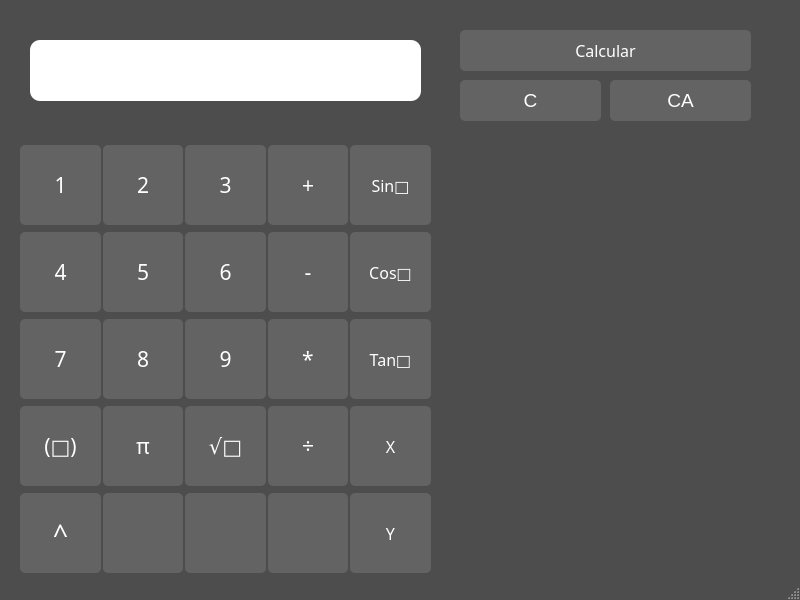
<?xml version="1.0" encoding="UTF-8"?>
<ui version="4.0">
 <class>MainWindow</class>
 <widget class="QMainWindow" name="MainWindow">
  <property name="geometry">
   <rect>
    <x>0</x>
    <y>0</y>
    <width>800</width>
    <height>600</height>
   </rect>
  </property>
  <property name="minimumSize">
   <size>
    <width>800</width>
    <height>600</height>
   </size>
  </property>
  <property name="maximumSize">
   <size>
    <width>800</width>
    <height>600</height>
   </size>
  </property>
  <property name="font">
   <font>
    <family>Sans Serif Collection</family>
   </font>
  </property>
  <property name="windowTitle">
   <string>Calculadora de Integrales</string>
  </property>
  <property name="windowOpacity">
   <double>1.000000000000000</double>
  </property>
  <property name="layoutDirection">
   <enum>Qt::LeftToRight</enum>
  </property>
  <property name="autoFillBackground">
   <bool>false</bool>
  </property>
  <property name="styleSheet">
   <string notr="true">#MainWindow{

	background-color:#4d4d4d
}

#centralwidget{	
	background-color: #4d4d4d
}

QPushButton{
		background-color: #636363;
		border-radius:5px	;
		color:white;
		border:none;
}

QPushButton:hover{
	background-color:#737373;
		border:2px ;
}</string>
  </property>
  <property name="tabShape">
   <enum>QTabWidget::Rounded</enum>
  </property>
  <widget class="QWidget" name="centralwidget">
   <widget class="QPushButton" name="btnCalcular">
    <property name="geometry">
     <rect>
      <x>460</x>
      <y>30</y>
      <width>291</width>
      <height>41</height>
     </rect>
    </property>
    <property name="font">
     <font>
      <family>Sans Serif Collection</family>
      <pointsize>12</pointsize>
     </font>
    </property>
    <property name="cursor">
     <cursorShape>PointingHandCursor</cursorShape>
    </property>
    <property name="styleSheet">
     <string notr="true">#btnPrint{
	background-color: #96adc8;
	color: #FFFFFF;
	border: none
}

#btnPrint:hover{
	background-color:#7C94B0 ;
	color:black
}</string>
    </property>
    <property name="text">
     <string>Calcular</string>
    </property>
   </widget>
   <widget class="QWidget" name="gridLayoutWidget">
    <property name="geometry">
     <rect>
      <x>20</x>
      <y>140</y>
      <width>411</width>
      <height>441</height>
     </rect>
    </property>
    <layout class="QGridLayout" name="gridLayout" rowstretch="0,0,0,0,0" columnstretch="0,0,0,0,0">
     <property name="spacing">
      <number>2</number>
     </property>
     <item row="0" column="0">
      <widget class="QPushButton" name="btn1">
       <property name="minimumSize">
        <size>
         <width>70</width>
         <height>60</height>
        </size>
       </property>
       <property name="maximumSize">
        <size>
         <width>90</width>
         <height>80</height>
        </size>
       </property>
       <property name="font">
        <font>
         <family>Sans Serif Collection</family>
         <pointsize>16</pointsize>
        </font>
       </property>
       <property name="cursor">
        <cursorShape>PointingHandCursor</cursorShape>
       </property>
       <property name="styleSheet">
        <string notr="true"/>
       </property>
       <property name="text">
        <string>1</string>
       </property>
      </widget>
     </item>
     <item row="0" column="1">
      <widget class="QPushButton" name="btn2">
       <property name="minimumSize">
        <size>
         <width>70</width>
         <height>60</height>
        </size>
       </property>
       <property name="maximumSize">
        <size>
         <width>90</width>
         <height>80</height>
        </size>
       </property>
       <property name="font">
        <font>
         <family>Sans Serif Collection</family>
         <pointsize>16</pointsize>
        </font>
       </property>
       <property name="cursor">
        <cursorShape>PointingHandCursor</cursorShape>
       </property>
       <property name="text">
        <string>2</string>
       </property>
      </widget>
     </item>
     <item row="0" column="4">
      <widget class="QPushButton" name="btnSin">
       <property name="minimumSize">
        <size>
         <width>70</width>
         <height>60</height>
        </size>
       </property>
       <property name="maximumSize">
        <size>
         <width>90</width>
         <height>80</height>
        </size>
       </property>
       <property name="font">
        <font>
         <family>Sans Serif Collection</family>
         <pointsize>12</pointsize>
        </font>
       </property>
       <property name="cursor">
        <cursorShape>PointingHandCursor</cursorShape>
       </property>
       <property name="text">
        <string>Sin□</string>
       </property>
      </widget>
     </item>
     <item row="1" column="0">
      <widget class="QPushButton" name="btn4">
       <property name="minimumSize">
        <size>
         <width>70</width>
         <height>60</height>
        </size>
       </property>
       <property name="maximumSize">
        <size>
         <width>90</width>
         <height>80</height>
        </size>
       </property>
       <property name="font">
        <font>
         <family>Sans Serif Collection</family>
         <pointsize>16</pointsize>
        </font>
       </property>
       <property name="cursor">
        <cursorShape>PointingHandCursor</cursorShape>
       </property>
       <property name="text">
        <string>4</string>
       </property>
      </widget>
     </item>
     <item row="0" column="2">
      <widget class="QPushButton" name="btn3">
       <property name="minimumSize">
        <size>
         <width>70</width>
         <height>60</height>
        </size>
       </property>
       <property name="maximumSize">
        <size>
         <width>90</width>
         <height>80</height>
        </size>
       </property>
       <property name="font">
        <font>
         <family>Sans Serif Collection</family>
         <pointsize>16</pointsize>
        </font>
       </property>
       <property name="cursor">
        <cursorShape>PointingHandCursor</cursorShape>
       </property>
       <property name="text">
        <string>3</string>
       </property>
      </widget>
     </item>
     <item row="4" column="0">
      <widget class="QPushButton" name="btnCuadrado">
       <property name="minimumSize">
        <size>
         <width>70</width>
         <height>60</height>
        </size>
       </property>
       <property name="maximumSize">
        <size>
         <width>90</width>
         <height>80</height>
        </size>
       </property>
       <property name="font">
        <font>
         <family>Sans Serif Collection</family>
         <pointsize>20</pointsize>
        </font>
       </property>
       <property name="cursor">
        <cursorShape>PointingHandCursor</cursorShape>
       </property>
       <property name="text">
        <string>^</string>
       </property>
      </widget>
     </item>
     <item row="0" column="3">
      <widget class="QPushButton" name="btnSuma">
       <property name="minimumSize">
        <size>
         <width>70</width>
         <height>60</height>
        </size>
       </property>
       <property name="maximumSize">
        <size>
         <width>90</width>
         <height>80</height>
        </size>
       </property>
       <property name="font">
        <font>
         <family>Sans Serif Collection</family>
         <pointsize>16</pointsize>
        </font>
       </property>
       <property name="cursor">
        <cursorShape>PointingHandCursor</cursorShape>
       </property>
       <property name="text">
        <string>+</string>
       </property>
      </widget>
     </item>
     <item row="4" column="1">
      <widget class="QPushButton" name="btnIntegralDef">
       <property name="minimumSize">
        <size>
         <width>70</width>
         <height>60</height>
        </size>
       </property>
       <property name="maximumSize">
        <size>
         <width>90</width>
         <height>80</height>
        </size>
       </property>
       <property name="cursor">
        <cursorShape>PointingHandCursor</cursorShape>
       </property>
       <property name="text">
        <string/>
       </property>
       <property name="iconSize">
        <size>
         <width>40</width>
         <height>40</height>
        </size>
       </property>
      </widget>
     </item>
     <item row="4" column="2">
      <widget class="QPushButton" name="btnIntegral">
       <property name="minimumSize">
        <size>
         <width>0</width>
         <height>60</height>
        </size>
       </property>
       <property name="maximumSize">
        <size>
         <width>90</width>
         <height>80</height>
        </size>
       </property>
       <property name="cursor">
        <cursorShape>PointingHandCursor</cursorShape>
       </property>
       <property name="text">
        <string/>
       </property>
       <property name="iconSize">
        <size>
         <width>30</width>
         <height>30</height>
        </size>
       </property>
      </widget>
     </item>
     <item row="4" column="3">
      <widget class="QPushButton" name="btnDerivada">
       <property name="minimumSize">
        <size>
         <width>70</width>
         <height>60</height>
        </size>
       </property>
       <property name="maximumSize">
        <size>
         <width>90</width>
         <height>80</height>
        </size>
       </property>
       <property name="cursor">
        <cursorShape>PointingHandCursor</cursorShape>
       </property>
       <property name="text">
        <string/>
       </property>
       <property name="iconSize">
        <size>
         <width>50</width>
         <height>50</height>
        </size>
       </property>
      </widget>
     </item>
     <item row="2" column="0">
      <widget class="QPushButton" name="btn7">
       <property name="minimumSize">
        <size>
         <width>70</width>
         <height>60</height>
        </size>
       </property>
       <property name="maximumSize">
        <size>
         <width>90</width>
         <height>80</height>
        </size>
       </property>
       <property name="font">
        <font>
         <family>Sans Serif Collection</family>
         <pointsize>16</pointsize>
        </font>
       </property>
       <property name="cursor">
        <cursorShape>PointingHandCursor</cursorShape>
       </property>
       <property name="text">
        <string>7</string>
       </property>
      </widget>
     </item>
     <item row="4" column="4">
      <widget class="QPushButton" name="btnY">
       <property name="minimumSize">
        <size>
         <width>70</width>
         <height>60</height>
        </size>
       </property>
       <property name="maximumSize">
        <size>
         <width>90</width>
         <height>80</height>
        </size>
       </property>
       <property name="font">
        <font>
         <family>Sans Serif Collection</family>
         <pointsize>12</pointsize>
        </font>
       </property>
       <property name="cursor">
        <cursorShape>PointingHandCursor</cursorShape>
       </property>
       <property name="text">
        <string>Y</string>
       </property>
      </widget>
     </item>
     <item row="3" column="0">
      <widget class="QPushButton" name="btnParentesis">
       <property name="minimumSize">
        <size>
         <width>70</width>
         <height>60</height>
        </size>
       </property>
       <property name="maximumSize">
        <size>
         <width>90</width>
         <height>80</height>
        </size>
       </property>
       <property name="font">
        <font>
         <family>Sans Serif Collection</family>
         <pointsize>16</pointsize>
        </font>
       </property>
       <property name="cursor">
        <cursorShape>PointingHandCursor</cursorShape>
       </property>
       <property name="text">
        <string>(□)</string>
       </property>
      </widget>
     </item>
     <item row="1" column="1">
      <widget class="QPushButton" name="btn5">
       <property name="minimumSize">
        <size>
         <width>70</width>
         <height>60</height>
        </size>
       </property>
       <property name="maximumSize">
        <size>
         <width>90</width>
         <height>80</height>
        </size>
       </property>
       <property name="font">
        <font>
         <family>Sans Serif Collection</family>
         <pointsize>16</pointsize>
        </font>
       </property>
       <property name="cursor">
        <cursorShape>PointingHandCursor</cursorShape>
       </property>
       <property name="text">
        <string>5</string>
       </property>
      </widget>
     </item>
     <item row="1" column="2">
      <widget class="QPushButton" name="btn6">
       <property name="minimumSize">
        <size>
         <width>70</width>
         <height>60</height>
        </size>
       </property>
       <property name="maximumSize">
        <size>
         <width>90</width>
         <height>80</height>
        </size>
       </property>
       <property name="font">
        <font>
         <family>Sans Serif Collection</family>
         <pointsize>16</pointsize>
        </font>
       </property>
       <property name="cursor">
        <cursorShape>PointingHandCursor</cursorShape>
       </property>
       <property name="text">
        <string>6</string>
       </property>
      </widget>
     </item>
     <item row="1" column="3">
      <widget class="QPushButton" name="btnResta">
       <property name="minimumSize">
        <size>
         <width>70</width>
         <height>60</height>
        </size>
       </property>
       <property name="maximumSize">
        <size>
         <width>90</width>
         <height>80</height>
        </size>
       </property>
       <property name="font">
        <font>
         <family>Sans Serif Collection</family>
         <pointsize>16</pointsize>
        </font>
       </property>
       <property name="cursor">
        <cursorShape>PointingHandCursor</cursorShape>
       </property>
       <property name="text">
        <string>-</string>
       </property>
      </widget>
     </item>
     <item row="1" column="4">
      <widget class="QPushButton" name="btnCos">
       <property name="minimumSize">
        <size>
         <width>70</width>
         <height>60</height>
        </size>
       </property>
       <property name="maximumSize">
        <size>
         <width>90</width>
         <height>80</height>
        </size>
       </property>
       <property name="font">
        <font>
         <family>Sans Serif Collection</family>
         <pointsize>12</pointsize>
        </font>
       </property>
       <property name="cursor">
        <cursorShape>PointingHandCursor</cursorShape>
       </property>
       <property name="text">
        <string>Cos□</string>
       </property>
      </widget>
     </item>
     <item row="2" column="1">
      <widget class="QPushButton" name="btn8">
       <property name="minimumSize">
        <size>
         <width>70</width>
         <height>60</height>
        </size>
       </property>
       <property name="maximumSize">
        <size>
         <width>90</width>
         <height>80</height>
        </size>
       </property>
       <property name="font">
        <font>
         <family>Sans Serif Collection</family>
         <pointsize>16</pointsize>
        </font>
       </property>
       <property name="cursor">
        <cursorShape>PointingHandCursor</cursorShape>
       </property>
       <property name="text">
        <string>8</string>
       </property>
      </widget>
     </item>
     <item row="2" column="2">
      <widget class="QPushButton" name="btn9">
       <property name="minimumSize">
        <size>
         <width>70</width>
         <height>60</height>
        </size>
       </property>
       <property name="maximumSize">
        <size>
         <width>90</width>
         <height>80</height>
        </size>
       </property>
       <property name="font">
        <font>
         <family>Sans Serif Collection</family>
         <pointsize>16</pointsize>
        </font>
       </property>
       <property name="cursor">
        <cursorShape>PointingHandCursor</cursorShape>
       </property>
       <property name="text">
        <string>9</string>
       </property>
      </widget>
     </item>
     <item row="2" column="3">
      <widget class="QPushButton" name="btnMultiplicar">
       <property name="minimumSize">
        <size>
         <width>70</width>
         <height>60</height>
        </size>
       </property>
       <property name="maximumSize">
        <size>
         <width>90</width>
         <height>80</height>
        </size>
       </property>
       <property name="font">
        <font>
         <family>Sans Serif Collection</family>
         <pointsize>16</pointsize>
        </font>
       </property>
       <property name="cursor">
        <cursorShape>PointingHandCursor</cursorShape>
       </property>
       <property name="text">
        <string>*</string>
       </property>
      </widget>
     </item>
     <item row="2" column="4">
      <widget class="QPushButton" name="btnTan">
       <property name="minimumSize">
        <size>
         <width>70</width>
         <height>60</height>
        </size>
       </property>
       <property name="maximumSize">
        <size>
         <width>90</width>
         <height>80</height>
        </size>
       </property>
       <property name="font">
        <font>
         <family>Sans Serif Collection</family>
         <pointsize>12</pointsize>
        </font>
       </property>
       <property name="cursor">
        <cursorShape>PointingHandCursor</cursorShape>
       </property>
       <property name="text">
        <string>Tan□</string>
       </property>
      </widget>
     </item>
     <item row="3" column="1">
      <widget class="QPushButton" name="btnPi">
       <property name="minimumSize">
        <size>
         <width>70</width>
         <height>60</height>
        </size>
       </property>
       <property name="maximumSize">
        <size>
         <width>90</width>
         <height>80</height>
        </size>
       </property>
       <property name="font">
        <font>
         <family>Sans Serif Collection</family>
         <pointsize>16</pointsize>
        </font>
       </property>
       <property name="cursor">
        <cursorShape>PointingHandCursor</cursorShape>
       </property>
       <property name="text">
        <string>π</string>
       </property>
      </widget>
     </item>
     <item row="3" column="2">
      <widget class="QPushButton" name="btnRaiz">
       <property name="minimumSize">
        <size>
         <width>70</width>
         <height>60</height>
        </size>
       </property>
       <property name="maximumSize">
        <size>
         <width>90</width>
         <height>80</height>
        </size>
       </property>
       <property name="font">
        <font>
         <family>Sans Serif Collection</family>
         <pointsize>16</pointsize>
        </font>
       </property>
       <property name="cursor">
        <cursorShape>PointingHandCursor</cursorShape>
       </property>
       <property name="text">
        <string>√□</string>
       </property>
      </widget>
     </item>
     <item row="3" column="3">
      <widget class="QPushButton" name="btnDividir">
       <property name="minimumSize">
        <size>
         <width>70</width>
         <height>60</height>
        </size>
       </property>
       <property name="maximumSize">
        <size>
         <width>90</width>
         <height>80</height>
        </size>
       </property>
       <property name="font">
        <font>
         <family>Sans Serif Collection</family>
         <pointsize>16</pointsize>
        </font>
       </property>
       <property name="cursor">
        <cursorShape>PointingHandCursor</cursorShape>
       </property>
       <property name="text">
        <string>÷</string>
       </property>
      </widget>
     </item>
     <item row="3" column="4">
      <widget class="QPushButton" name="btnX">
       <property name="minimumSize">
        <size>
         <width>70</width>
         <height>60</height>
        </size>
       </property>
       <property name="maximumSize">
        <size>
         <width>90</width>
         <height>80</height>
        </size>
       </property>
       <property name="font">
        <font>
         <family>Sans Serif Collection</family>
         <pointsize>12</pointsize>
        </font>
       </property>
       <property name="cursor">
        <cursorShape>PointingHandCursor</cursorShape>
       </property>
       <property name="text">
        <string>X</string>
       </property>
      </widget>
     </item>
    </layout>
   </widget>
   <widget class="QPushButton" name="btnC">
    <property name="geometry">
     <rect>
      <x>460</x>
      <y>80</y>
      <width>141</width>
      <height>41</height>
     </rect>
    </property>
    <property name="font">
     <font>
      <pointsize>14</pointsize>
     </font>
    </property>
    <property name="cursor">
     <cursorShape>PointingHandCursor</cursorShape>
    </property>
    <property name="styleSheet">
     <string notr="true">#btnPrint{
	background-color: green;
	color: white;
	border: none
}

#btnPrint:hover{
	background-color: #87BBA2;
	color:black
}</string>
    </property>
    <property name="text">
     <string>C</string>
    </property>
   </widget>
   <widget class="QLineEdit" name="textEdit">
    <property name="geometry">
     <rect>
      <x>30</x>
      <y>40</y>
      <width>391</width>
      <height>61</height>
     </rect>
    </property>
    <property name="font">
     <font>
      <family>Sans Serif Collection</family>
      <pointsize>20</pointsize>
     </font>
    </property>
    <property name="styleSheet">
     <string notr="true">#textEdit{
	border:none;
	border-radius:10px	;
}</string>
    </property>
   </widget>
   <widget class="QPushButton" name="btnCA">
    <property name="geometry">
     <rect>
      <x>610</x>
      <y>80</y>
      <width>141</width>
      <height>41</height>
     </rect>
    </property>
    <property name="font">
     <font>
      <pointsize>14</pointsize>
     </font>
    </property>
    <property name="cursor">
     <cursorShape>PointingHandCursor</cursorShape>
    </property>
    <property name="styleSheet">
     <string notr="true">#btnPrint{
	background-color: green;
	color: white;
	border: none
}

#btnPrint:hover{
	background-color: #87BBA2;
	color:black
}</string>
    </property>
    <property name="text">
     <string>CA</string>
    </property>
   </widget>
  </widget>
  <widget class="QStatusBar" name="statusbar"/>
 </widget>
 <resources/>
 <connections/>
</ui>
